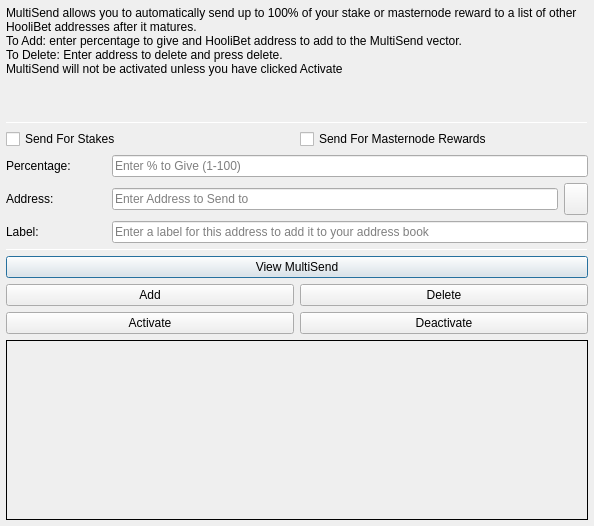
<?xml version="1.0" encoding="UTF-8"?>
<ui version="4.0">
 <class>MultiSendDialog</class>
 <widget class="QDialog" name="MultiSendDialog">
  <property name="windowModality">
   <enum>Qt::NonModal</enum>
  </property>
  <property name="geometry">
   <rect>
    <x>0</x>
    <y>0</y>
    <width>594</width>
    <height>526</height>
   </rect>
  </property>
  <property name="windowTitle">
   <string>MultiSend</string>
  </property>
  <layout class="QVBoxLayout" name="verticalLayout" stretch="0">
   <property name="leftMargin">
    <number>6</number>
   </property>
   <property name="topMargin">
    <number>6</number>
   </property>
   <property name="rightMargin">
    <number>6</number>
   </property>
   <property name="bottomMargin">
    <number>6</number>
   </property>
   <item>
    <layout class="QVBoxLayout" name="verticalLayout_Main" stretch="1,1,1,0,1,1,1">
     <item>
      <widget class="QLabel" name="label_2">
       <property name="lineWidth">
        <number>1</number>
       </property>
       <property name="text">
        <string>MultiSend allows you to automatically send up to 100% of your stake or masternode reward to a list of other HooliBet addresses after it matures.
To Add: enter percentage to give and HooliBet address to add to the MultiSend vector.
To Delete: Enter address to delete and press delete.
MultiSend will not be activated unless you have clicked Activate</string>
       </property>
       <property name="alignment">
        <set>Qt::AlignLeading|Qt::AlignLeft|Qt::AlignTop</set>
       </property>
       <property name="wordWrap">
        <bool>true</bool>
       </property>
      </widget>
     </item>
     <item>
      <widget class="Line" name="line">
       <property name="minimumSize">
        <size>
         <width>0</width>
         <height>1</height>
        </size>
       </property>
       <property name="maximumSize">
        <size>
         <width>16777215</width>
         <height>1</height>
        </size>
       </property>
       <property name="orientation">
        <enum>Qt::Horizontal</enum>
       </property>
      </widget>
     </item>
     <item>
      <layout class="QVBoxLayout" name="verticalLayout_Settings">
       <item>
        <layout class="QHBoxLayout" name="horizontalLayout">
         <item>
          <widget class="QCheckBox" name="multiSendStakeCheckBox">
           <property name="text">
            <string>Send For Stakes</string>
           </property>
          </widget>
         </item>
         <item>
          <widget class="QCheckBox" name="multiSendMasternodeCheckBox">
           <property name="text">
            <string>Send For Masternode Rewards</string>
           </property>
          </widget>
         </item>
        </layout>
       </item>
       <item>
        <layout class="QHBoxLayout" name="horizontalLayout_6">
         <item>
          <widget class="QLabel" name="label">
           <property name="minimumSize">
            <size>
             <width>100</width>
             <height>0</height>
            </size>
           </property>
           <property name="toolTip">
            <string>Percentage of stake to send</string>
           </property>
           <property name="text">
            <string>Percentage:</string>
           </property>
          </widget>
         </item>
         <item>
          <widget class="QLineEdit" name="multiSendPercentEdit">
           <property name="toolTip">
            <string>Enter whole numbers 1 - 100</string>
           </property>
           <property name="placeholderText">
            <string>Enter % to Give (1-100)</string>
           </property>
          </widget>
         </item>
        </layout>
       </item>
       <item>
        <layout class="QHBoxLayout" name="horizontalLayout_7">
         <item>
          <widget class="QLabel" name="label_5">
           <property name="minimumSize">
            <size>
             <width>100</width>
             <height>0</height>
            </size>
           </property>
           <property name="toolTip">
            <string>Address to send portion of stake to</string>
           </property>
           <property name="text">
            <string>Address:</string>
           </property>
          </widget>
         </item>
         <item>
          <widget class="QLineEdit" name="multiSendAddressEdit">
           <property name="toolTip">
            <string/>
           </property>
           <property name="placeholderText">
            <string>Enter Address to Send to</string>
           </property>
          </widget>
         </item>
         <item>
          <widget class="QToolButton" name="addressBookButton">
           <property name="maximumSize">
            <size>
             <width>16777215</width>
             <height>32</height>
            </size>
           </property>
           <property name="toolTip">
            <string>Choose an address from the address book</string>
           </property>
           <property name="text">
            <string/>
           </property>
           <property name="icon">
            <iconset resource="../hoolibet.qrc">
             <normaloff>:/icons/address-book</normaloff>:/icons/address-book</iconset>
           </property>
           <property name="shortcut">
            <string>Alt+A</string>
           </property>
          </widget>
         </item>
        </layout>
       </item>
      </layout>
     </item>
     <item>
      <layout class="QHBoxLayout" name="horizontalLayout_3">
       <item>
        <widget class="QLabel" name="label_3">
         <property name="minimumSize">
          <size>
           <width>100</width>
           <height>0</height>
          </size>
         </property>
         <property name="text">
          <string>Label:</string>
         </property>
        </widget>
       </item>
       <item>
        <widget class="QLineEdit" name="labelAddressLabelEdit">
         <property name="placeholderText">
          <string>Enter a label for this address to add it to your address book</string>
         </property>
        </widget>
       </item>
      </layout>
     </item>
     <item>
      <widget class="Line" name="line_2">
       <property name="minimumSize">
        <size>
         <width>0</width>
         <height>1</height>
        </size>
       </property>
       <property name="maximumSize">
        <size>
         <width>16777215</width>
         <height>1</height>
        </size>
       </property>
       <property name="orientation">
        <enum>Qt::Horizontal</enum>
       </property>
      </widget>
     </item>
     <item>
      <layout class="QVBoxLayout" name="verticalLayout_Buttons">
       <item>
        <layout class="QHBoxLayout" name="horizontalLayout_4">
         <item>
          <widget class="QPushButton" name="viewButton">
           <property name="toolTip">
            <string/>
           </property>
           <property name="statusTip">
            <string>View MultiSend Vector</string>
           </property>
           <property name="text">
            <string>View MultiSend</string>
           </property>
          </widget>
         </item>
        </layout>
       </item>
       <item>
        <layout class="QHBoxLayout" name="horizontalLayout_2">
         <item>
          <widget class="QPushButton" name="addButton">
           <property name="toolTip">
            <string/>
           </property>
           <property name="statusTip">
            <string>Add to MultiSend Vector</string>
           </property>
           <property name="text">
            <string>Add</string>
           </property>
          </widget>
         </item>
         <item>
          <widget class="QPushButton" name="deleteButton">
           <property name="toolTip">
            <string/>
           </property>
           <property name="statusTip">
            <string>Delete Address From MultiSend Vector</string>
           </property>
           <property name="text">
            <string>Delete</string>
           </property>
          </widget>
         </item>
        </layout>
       </item>
       <item>
        <layout class="QHBoxLayout" name="horizontalLayout_5">
         <item>
          <widget class="QPushButton" name="activateButton">
           <property name="statusTip">
            <string>Activate MultiSend</string>
           </property>
           <property name="text">
            <string>Activate</string>
           </property>
          </widget>
         </item>
         <item>
          <widget class="QPushButton" name="disableButton">
           <property name="statusTip">
            <string>Deactivate MultiSend</string>
           </property>
           <property name="text">
            <string>Deactivate</string>
           </property>
          </widget>
         </item>
        </layout>
       </item>
      </layout>
     </item>
     <item>
      <widget class="QLabel" name="message">
       <property name="minimumSize">
        <size>
         <width>0</width>
         <height>180</height>
        </size>
       </property>
       <property name="frameShape">
        <enum>QFrame::Panel</enum>
       </property>
       <property name="frameShadow">
        <enum>QFrame::Plain</enum>
       </property>
       <property name="lineWidth">
        <number>1</number>
       </property>
       <property name="midLineWidth">
        <number>1</number>
       </property>
       <property name="text">
        <string/>
       </property>
       <property name="alignment">
        <set>Qt::AlignLeading|Qt::AlignLeft|Qt::AlignTop</set>
       </property>
       <property name="wordWrap">
        <bool>true</bool>
       </property>
      </widget>
     </item>
    </layout>
   </item>
  </layout>
 </widget>
 <resources>
  <include location="../hoolibet.qrc"/>
 </resources>
 <connections/>
</ui>
